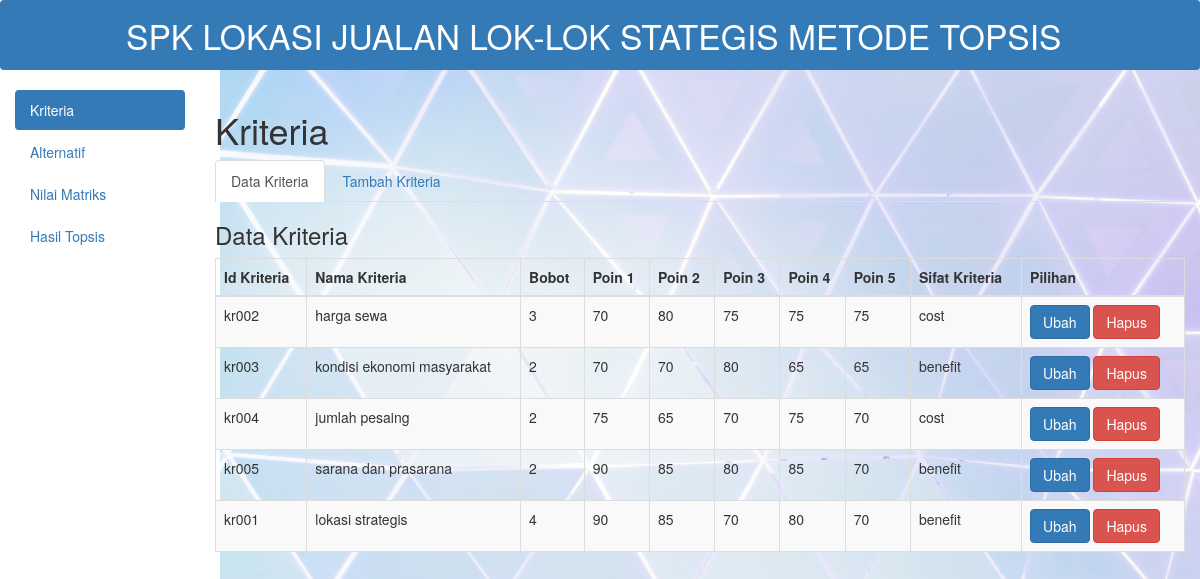
Page /?a=kriteria&k=kriteria on the committed database.
### tables this page shows
CREATE TABLE `kriteria` (
  `id_kriteria` varchar(5) NOT NULL,
  `nama_kriteria` varchar(45) NOT NULL,
  `bobot` double NOT NULL,
  `poin1` double NOT NULL,
  `poin2` double NOT NULL,
  `poin3` double NOT NULL,
  `poin4` double NOT NULL,
  `poin5` double NOT NULL,
  `sifat` varchar(15) NOT NULL
);

### datakriteria.php (the view, shortened to what this page needs)
<div class="box-header">
    <h3 class="box-title">Data Kriteria</h3>
</div>
<div class="table-responsive">
<table class="table table-bordered table-striped">
<thead>
<tr>
<th>Id Kriteria</th>
<th>Nama Kriteria</th>
<th>Bobot</th>
<th>Poin 1</th>
<th>Poin 2</th>
<th>Poin 3</th>
<th>Poin 4</th>
<th>Poin 5</th>
<th>Sifat Kriteria</th>
<th>Pilihan</th>
</tr>
</thead>
<tbody>
<?php
$servername = "localhost";
$username = "root";
$password = "";
$dbname = "topsis";
$conn = new mysqli($servername, $username, $password, $dbname);
$sql = "SELECT * FROM kriteria";
$result = $conn->query($sql);
while($row = $result->fetch_assoc()){
?>
<tr>
<td><?php echo $row['id_kriteria']; ?></td>
<td><?php echo $row['nama_kriteria']; ?></td>
<td><?php echo $row['bobot']; ?></td>
<td><?php echo $row['poin1']; ?></td>
<td><?php echo $row['poin2']; ?></td>
<td><?php echo $row['poin3']; ?></td>
<td><?php echo $row['poin4']; ?></td>
<td><?php echo $row['poin5']; ?></td>
<td><?php echo $row['sifat']; ?></td>
<td>
<a href="?a=kriteria&k=ubahk&id=<?php echo $row['id_kriteria']; ?>" class="btn btn-primary">Ubah</a>
<a href="hapus.php?id=<?php echo $row['id_kriteria']; ?>" class="btn btn-danger">Hapus</a>
</td>
</tr>
<?php
}
?>
</tbody>
</table>

### rows in the picture
kriteria: id_kriteria "kr002", nama_kriteria "harga sewa", bobot "3", poin1 "70", poin2 "80", poin3 "75", poin4 "75", poin5 "75", sifat "cost"
kriteria: id_kriteria "kr003", nama_kriteria "kondisi ekonomi masyarakat", bobot "2", poin1 "70", poin2 "70", poin3 "80", poin4 "65", poin5 "65", sifat "benefit"
kriteria: id_kriteria "kr004", nama_kriteria "jumlah pesaing", bobot "2", poin1 "75", poin2 "65", poin3 "70", poin4 "75", poin5 "70", sifat "cost"
kriteria: id_kriteria "kr005", nama_kriteria "sarana dan prasarana", bobot "2", poin1 "90", poin2 "85", poin3 "80", poin4 "85", poin5 "70", sifat "benefit"
kriteria: id_kriteria "kr001", nama_kriteria "lokasi strategis", bobot "4", poin1 "90", poin2 "85", poin3 "70", poin4 "80", poin5 "70", sifat "benefit"
